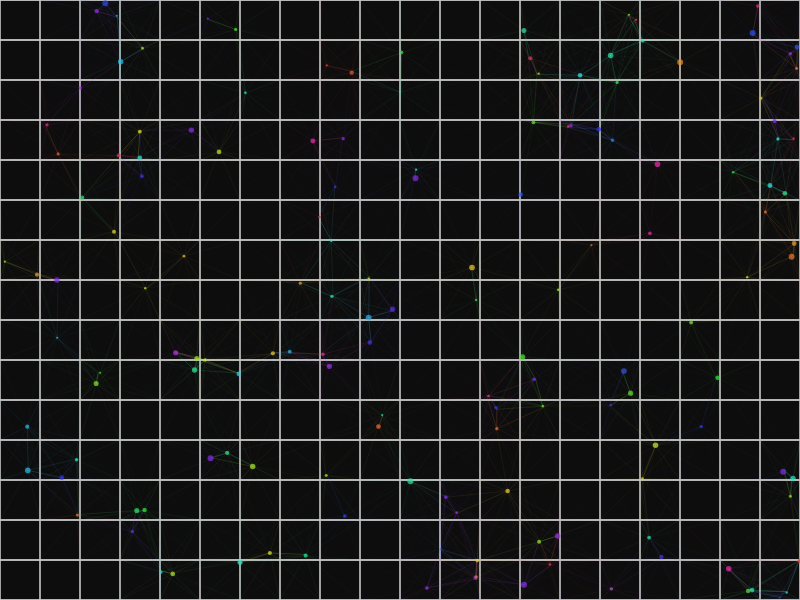
Frame 1 (no input)
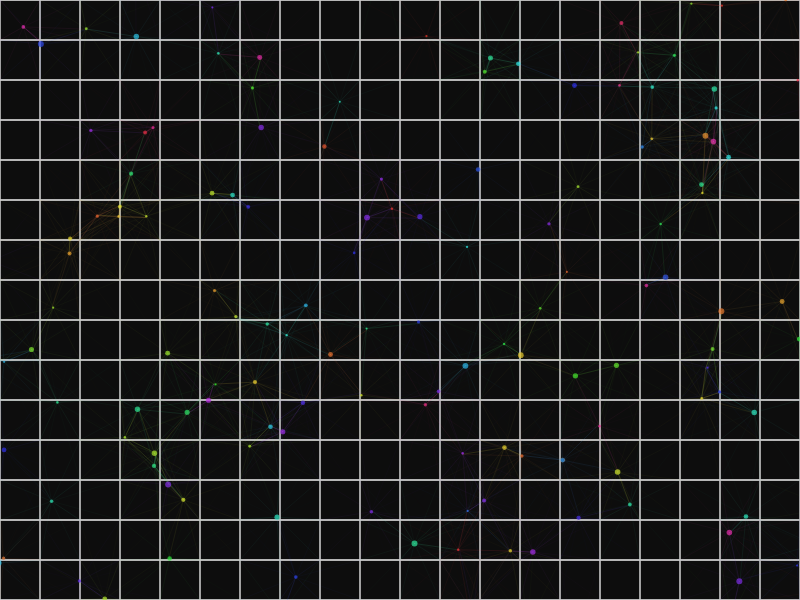
Frame 60 (no input)
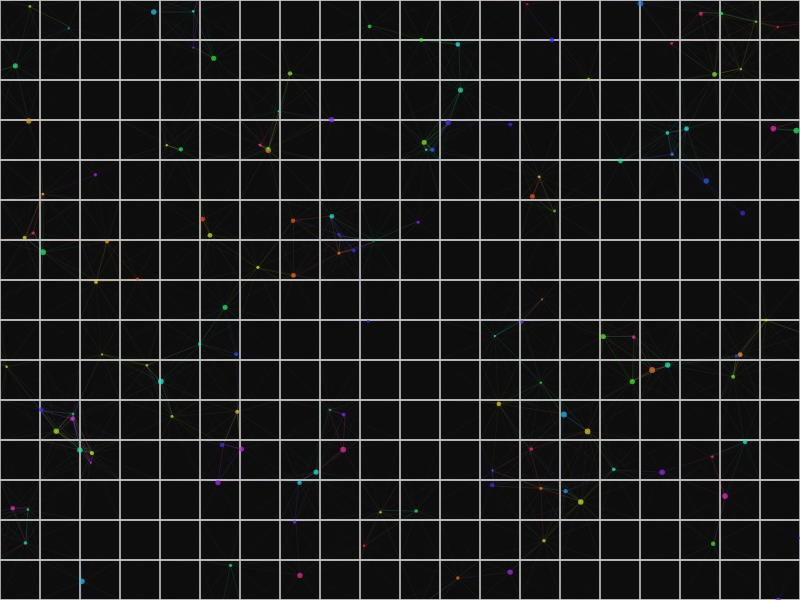
Frame 120 (the mouse pressed at the canvas centre since frame 60)

The p5.js sketch that drew these frames (run headless with seeded random() and noise() and a simulated clock; from frame 60 on, the mouse is pressed at the canvas centre):

// p5.js sketch
// ── sketch.js
let grid;
let particles = [];
let connections = [];

function setup() {
  createCanvas(800, 600);
  colorMode(HSB, 360, 100, 100, 1);
  noStroke();
  frameRate(30);

  // Create a grid of points
  grid = [];
  const spacing = 40;
  for (let x = 0; x < width + spacing; x += spacing) {
    for (let y = 0; y < height + spacing; y += spacing) {
      grid.push({ x, y });
    }
  }

  // Initialize particles
  for (let i = 0; i < 150; i++) {
    particles.push({
      x: random(width),
      y: random(height),
      hue: random(360),
      size: random(2, 6),
      speed: random(0.5, 2),
      angle: random(TWO_PI),
      life: random(100, 300)
    });
  }
}

function draw() {
  background(0, 0, 5);

  // Draw grid lines
  stroke(0, 0, 80, 0.2);
  strokeWeight(1);
  for (let i = 0; i < grid.length; i++) {
    const p = grid[i];
    line(p.x, 0, p.x, height);
    line(0, p.y, width, p.y);
  }

  // Update and draw particles
  for (let i = particles.length - 1; i >= 0; i--) {
    const p = particles[i];

    // Move particle
    p.x += cos(p.angle) * p.speed;
    p.y += sin(p.angle) * p.speed;

    // Bounce off edges
    if (p.x < 0 || p.x > width || p.y < 0 || p.y > height) {
      p.angle += random(-0.5, 0.5);
    }

    // Random direction change
    if (random() < 0.02) {
      p.angle += random(-0.3, 0.3);
    }

    // Fade out
    p.life--;
    if (p.life <= 0) {
      particles.splice(i, 1);
      particles.push({
        x: random(width),
        y: random(height),
        hue: random(360),
        size: random(2, 6),
        speed: random(0.5, 2),
        angle: random(TWO_PI),
        life: random(100, 300)
      });
    }

    // Draw particle
    fill(p.hue, 80, 90, 0.7);
    ellipse(p.x, p.y, p.size);

    // Connect to nearby particles
    for (let j = i - 1; j >= 0; j--) {
      const other = particles[j];
      const d = dist(p.x, p.y, other.x, other.y);
      if (d < 80) {
        const alpha = map(d, 0, 80, 0.3, 0);
        stroke(p.hue, 70, 90, alpha);
        strokeWeight(1);
        line(p.x, p.y, other.x, other.y);
      }
    }

    // Connect to grid points
    for (let j = 0; j < grid.length; j++) {
      const g = grid[j];
      const d = dist(p.x, p.y, g.x, g.y);
      if (d < 100) {
        const alpha = map(d, 0, 100, 0.2, 0);
        stroke(p.hue, 70, 90, alpha);
        strokeWeight(0.5);
        line(p.x, p.y, g.x, g.y);
      }
    }
  }

  // Occasionally add new particles
  if (random() < 0.1) {
    particles.push({
      x: random(width),
      y: random(height),
      hue: random(360),
      size: random(2, 6),
      speed: random(0.5, 2),
      angle: random(TWO_PI),
      life: random(100, 300)
    });
  }
}
